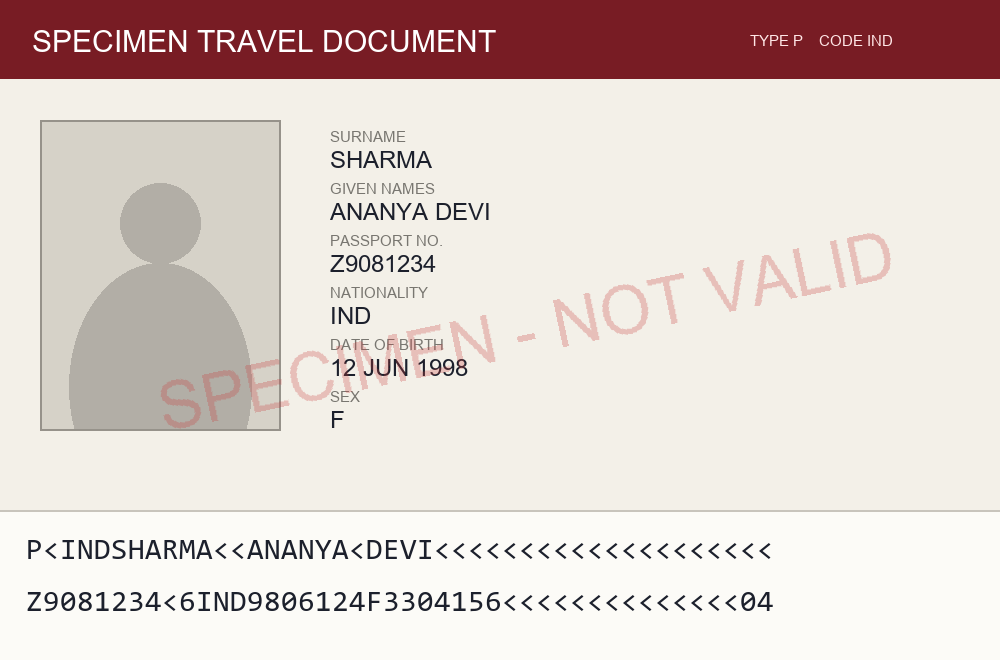
#> input picture data/samples/specimen_passport_genuine.png, 1000 x 660 px
$ python -i normalize.py   (imports and definitions only)
#> lines starting #> are read from the running program, lines starting #| are printed output that depends on the picture; after the words box and inside, x2 and y2 are one past the last pixel; in counts of white or black regions, pixels touching at a corner belong together
"""Capture pre-processing: deskew, crop to the document, reduce glare.

Stage 1 of the pipeline. Everything downstream -- OCR, MRZ, forensics -- reads
the output of this module, so it is deliberately conservative: each step returns
the input unchanged when it cannot find what it is looking for, rather than
guessing and corrupting the image for every later stage.

One constraint worth stating: glare reduction and denoising alter pixel
statistics, which is exactly what the Phase 2 forensics engine measures. The
forensics stage must therefore run on the *cropped but otherwise unmodified*
image. `preprocess()` returns both, and that is why.
"""

from __future__ import annotations

from dataclasses import dataclass
from pathlib import Path

import cv2
import numpy as np

# A document occupying less than this fraction of the frame is assumed to be a
# spurious contour rather than the document itself.
MIN_DOCUMENT_AREA_RATIO = 0.20


@dataclass
class PreprocessResult:
    """Output of stage 1.

    `for_ocr` has had contrast and glare handling applied. `for_forensics` is the
    same crop with pixel statistics untouched.
    """

    for_ocr: np.ndarray
    for_forensics: np.ndarray
    deskew_angle: float
    document_found: bool
    notes: list[str]


# [5 lines left out: function load_image, not called in this run]


def find_document_corners(image: np.ndarray) -> np.ndarray | None:
    """Locate the document boundary as four corner points, or None."""
    gray = cv2.cvtColor(image, cv2.COLOR_BGR2GRAY)
    blurred = cv2.GaussianBlur(gray, (5, 5), 0)
    edges = cv2.Canny(blurred, 50, 150)
    # Close small gaps so the document border forms one continuous contour.
    edges = cv2.dilate(edges, np.ones((3, 3), np.uint8), iterations=1)

    contours, _ = cv2.findContours(edges, cv2.RETR_EXTERNAL, cv2.CHAIN_APPROX_SIMPLE)
    if not contours:
        return None

    frame_area = image.shape[0] * image.shape[1]
    for contour in sorted(contours, key=cv2.contourArea, reverse=True)[:5]:
        if cv2.contourArea(contour) < frame_area * MIN_DOCUMENT_AREA_RATIO:
            break
        peri = cv2.arcLength(contour, True)
        approx = cv2.approxPolyDP(contour, 0.02 * peri, True)
        if len(approx) == 4:
            return approx.reshape(4, 2).astype("float32")

    return None


# [11 lines left out: function _order_corners, not called in this run]


def crop_to_document(image: np.ndarray) -> tuple[np.ndarray, bool]:
    """Perspective-correct the image onto the document boundary.

    Returns the original image untouched when no plausible document is found --
    a full-frame scan is a perfectly valid input.
    """
    corners = find_document_corners(image)
    if corners is None:
        return image, False

    tl, tr, br, bl = _order_corners(corners)
    width = int(max(np.linalg.norm(br - bl), np.linalg.norm(tr - tl)))
    height = int(max(np.linalg.norm(tr - br), np.linalg.norm(tl - bl)))
    if width < 50 or height < 50:
        return image, False

    destination = np.array(
        [[0, 0], [width - 1, 0], [width - 1, height - 1], [0, height - 1]],
        dtype="float32",
    )
    matrix = cv2.getPerspectiveTransform(_order_corners(corners), destination)
    return cv2.warpPerspective(image, matrix, (width, height)), True


def estimate_skew_angle(image: np.ndarray) -> float:
    """Estimate the page rotation in degrees using the dominant text baseline."""
    gray = cv2.cvtColor(image, cv2.COLOR_BGR2GRAY)
    thresh = cv2.threshold(gray, 0, 255, cv2.THRESH_BINARY_INV | cv2.THRESH_OTSU)[1]

    lines = cv2.HoughLinesP(
        thresh, 1, np.pi / 180, threshold=100, minLineLength=image.shape[1] // 3, maxLineGap=20
    )
    if lines is None or len(lines) == 0:
        return 0.0

    # OpenCV returns (N, 1, 4) on 4.x and (N, 4) on 5.x. Normalise both to (N, 4)
    # rather than indexing one shape and crashing on the other -- installing
    # InsightFace pulled in a second OpenCV build and silently changed this.
    segments = np.asarray(lines).reshape(-1, 4)

    angles = []
    for x1, y1, x2, y2 in segments:
        angle = np.degrees(np.arctan2(y2 - y1, x2 - x1))
        # Only near-horizontal lines describe text baselines.
        if -45 < angle < 45:
            angles.append(angle)

    return float(np.median(angles)) if angles else 0.0


def deskew(image: np.ndarray) -> tuple[np.ndarray, float]:
    """Rotate the image so text baselines are horizontal."""
    angle = estimate_skew_angle(image)
    if abs(angle) < 0.1:
        return image, 0.0

    height, width = image.shape[:2]
    matrix = cv2.getRotationMatrix2D((width / 2, height / 2), angle, 1.0)
    rotated = cv2.warpAffine(
        image,
        matrix,
        (width, height),
        flags=cv2.INTER_CUBIC,
        borderMode=cv2.BORDER_REPLICATE,
    )
    return rotated, angle


def reduce_glare(image: np.ndarray) -> np.ndarray:
    """Flatten specular highlights and even out illumination.

    CLAHE on the L channel of LAB space lifts text out of both over- and
    under-exposed regions without the halos a plain histogram equalization
    produces on laminated documents.
    """
    lab = cv2.cvtColor(image, cv2.COLOR_BGR2LAB)
    lightness, a_channel, b_channel = cv2.split(lab)

    clahe = cv2.createCLAHE(clipLimit=2.0, tileGridSize=(8, 8))
    lightness = clahe.apply(lightness)

    merged = cv2.merge((lightness, a_channel, b_channel))
    return cv2.cvtColor(merged, cv2.COLOR_LAB2BGR)


def denoise(image: np.ndarray) -> np.ndarray:
    """Suppress sensor noise while keeping character edges sharp."""
    return cv2.bilateralFilter(image, d=5, sigmaColor=50, sigmaSpace=50)


# [75 lines left out: functions find_mrz_band, extract_mrz_band, not called in this run]


def preprocess(image: np.ndarray, *, enhance: bool = True) -> PreprocessResult:
    """Run the full stage-1 chain.

    Set `enhance=False` to crop and deskew only -- the geometry is corrected but
    pixel statistics are left alone.
    """
    notes: list[str] = []

    cropped, found = crop_to_document(image)
    notes.append("Document boundary detected and perspective-corrected" if found
                 else "No document boundary found; using full frame")

    straightened, angle = deskew(cropped)
    if angle:
        notes.append(f"Deskewed by {angle:.2f} degrees")

    forensics_view = straightened

    if enhance:
        ocr_view = denoise(reduce_glare(straightened))
        notes.append("Glare reduction and denoising applied to the OCR view only")
    else:
        ocr_view = straightened

    return PreprocessResult(
        for_ocr=ocr_view,
        for_forensics=forensics_view,
        deskew_angle=angle,
        document_found=found,
        notes=notes,
    )

>>> import cv2
>>> picture = cv2.imread('../../../../data/samples/specimen_passport_genuine.png')
#> picture is the input picture: shape (660, 1000, 3); mean B, G, R 203.4, 208.4, 221.8
>>> result = preprocess(picture)
#> in find_document_corners, `gray = cv2.cvtColor(image, cv2.COLOR_BGR2GRAY)`:
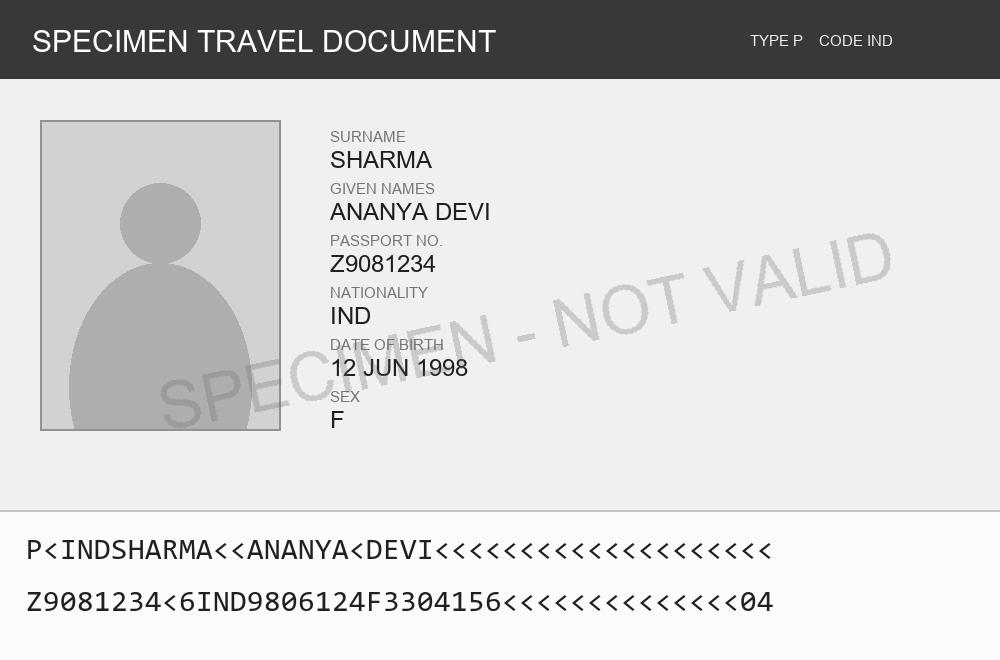
#> gray: shape (660, 1000); min 32, max 255, mean 211.8
#> in find_document_corners, `edges = cv2.Canny(blurred, 50, 150)`:
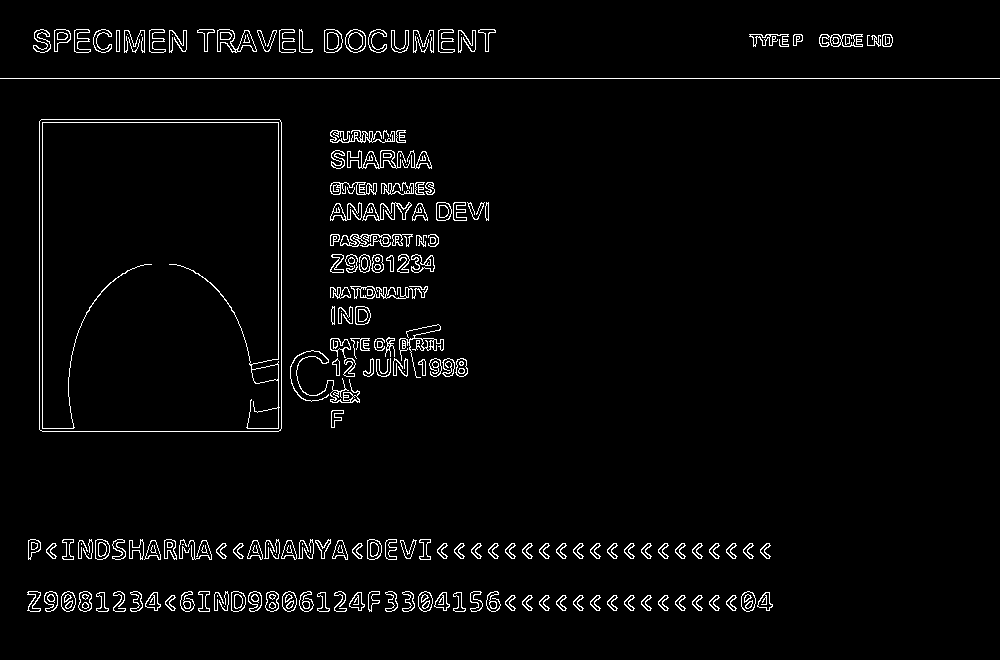
#> edges: shape (660, 1000); 3% white in thin lines or dots, all inside (x1, y1, x2, y2) = (0, 29, 1000, 612)
#> in find_document_corners, `edges = cv2.dilate(edges, np.ones((3, 3), np.uint8), iterations=1)`:
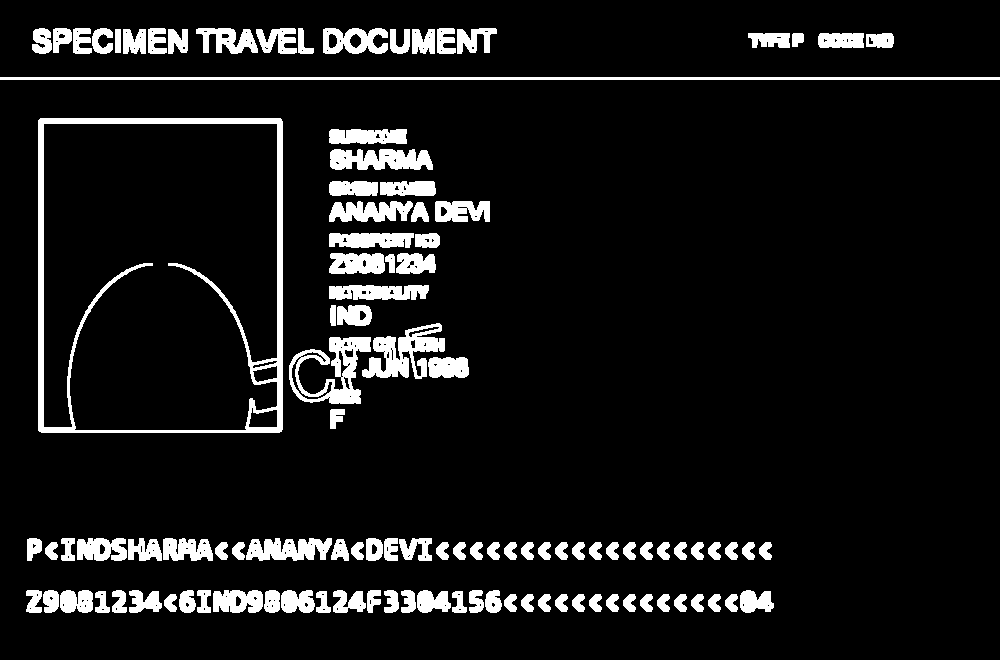
#> edges: shape (660, 1000); 8.7% white; 111 white regions
#> in find_document_corners, `contours, _ = cv2.findContours(edges, cv2.RETR_EXTERNAL, cv2.CHAIN_APP..`: contours = 111 contours; largest, box (x1, y1, x2, y2) and area: (38, 118, 283, 433) 76604, (289, 337, 371, 404) 2578, (362, 323, 445, 379) 2124, (0, 77, 1000, 80) 1998, (330, 149, 433, 170) 1535
#> the loop in find_document_corners, `for contour in sorted(contours, key=cv2.contourArea, reverse=True)[:5]:` made 1 pass
#> in preprocess, `cropped, found = crop_to_document(image)`: found = False
#> in estimate_skew_angle, `thresh = cv2.threshold(gray, 0, 255, cv2.THRESH_BINARY_INV | cv2.THRES..`:
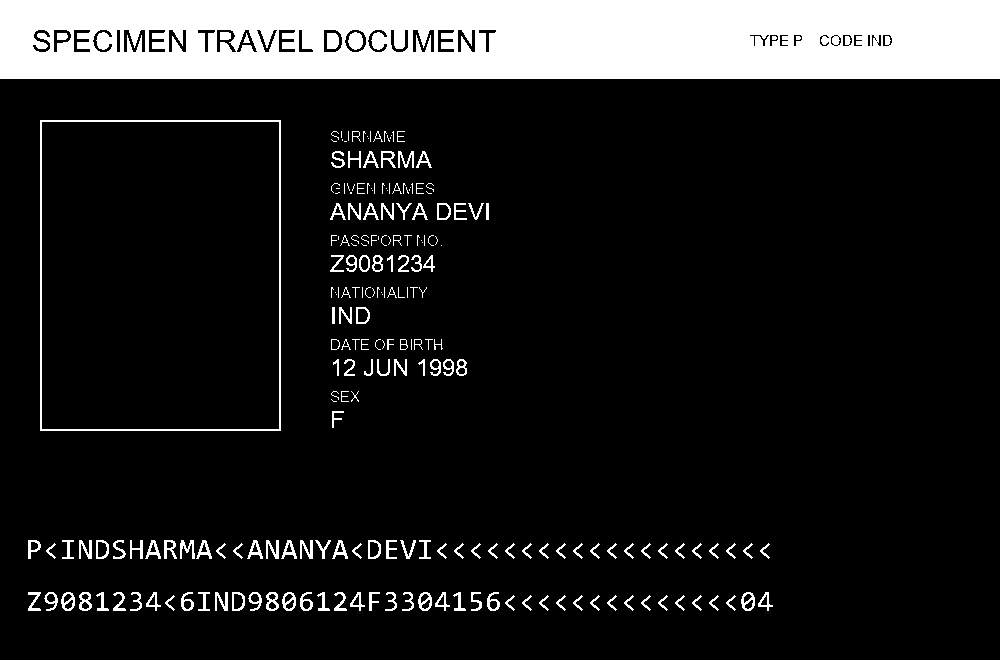
#> thresh: shape (660, 1000); 13.5% white; 231 white regions (78 under 20 px), largest, box (x1, y1, x2, y2) and area: (0, 0, 1000, 79) 74506, (40, 120, 281, 431) 2192, (348, 32, 363, 50) 207
#> in estimate_skew_angle, `lines = cv2.HoughLinesP( thresh, 1, np.pi / 180, threshold=100, minLin..`: lines = 108 rows, first 6: [0, 6, 999, 24], [0, 74, 999, 56], [0, 76, 999, 58], [0, 21, 999, 38], [0, 2, 999, 19], [0, 62, 999, 27]
#> in estimate_skew_angle, `segments = np.asarray(lines).reshape(-1, 4)`: segments has the same summary as lines
#> the loop in estimate_skew_angle, `for x1, y1, x2, y2 in segments:` made 108 passes
#> (x1, y1, x2, y2, angle) on passes 1 to 12: (0, 6, 999, 24, 1.03), (0, 74, 999, 56, -1.03), (0, 76, 999, 58, -1.03), (0, 21, 999, 38, 0.975), (0, 2, 999, 19, 0.975), (0, 62, 999, 27, -2.01), (0, 68, 999, 51, -0.975), (0, 71, 999, 53, -1.03), (0, 4, 999, 22, 1.03), (0, 1, 999, 1, 0), (0, 8, 999, 26, 1.03), (0, 78, 999, 78, 0)
#> angle on passes 61 to 66: 0, 0, 0, 0, 0, 0
#> after the loop in estimate_skew_angle, `for x1, y1, x2, y2 in segments:`: angles = 108 values, max 1.05 at index 22, min -2.01 at index 5, mean 0.0637
#> in deskew, `angle = estimate_skew_angle(image)`: angle = 0
#> in reduce_glare, `lab = cv2.cvtColor(image, cv2.COLOR_BGR2LAB)`: lab: shape (660, 1000, 3); mean of channels 0, 1, 2 215.3, 132.8, 133.2
#> in reduce_glare, `lightness, a_channel, b_channel = cv2.split(lab)`:
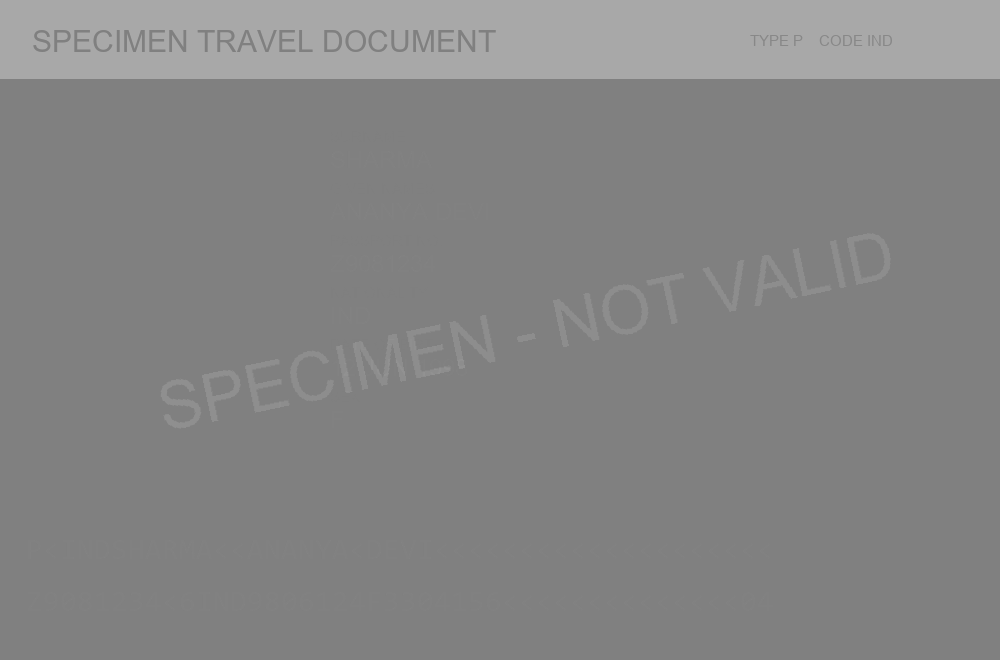
#> a_channel: shape (660, 1000); min 127, max 168, mean 132.8
#> in reduce_glare, `lightness, a_channel, b_channel = cv2.split(lab)`:
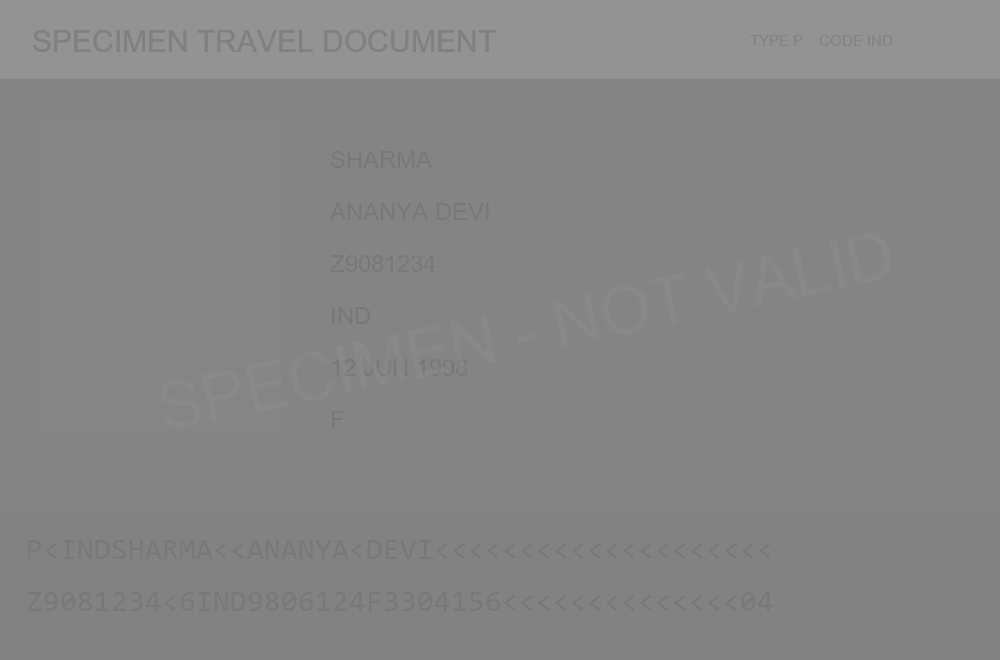
#> b_channel: shape (660, 1000); min 119, max 147, mean 133.2
#> in reduce_glare, `merged = cv2.merge((lightness, a_channel, b_channel))`: merged: shape (660, 1000, 3); mean of channels 0, 1, 2 215.3, 132.8, 133.2
